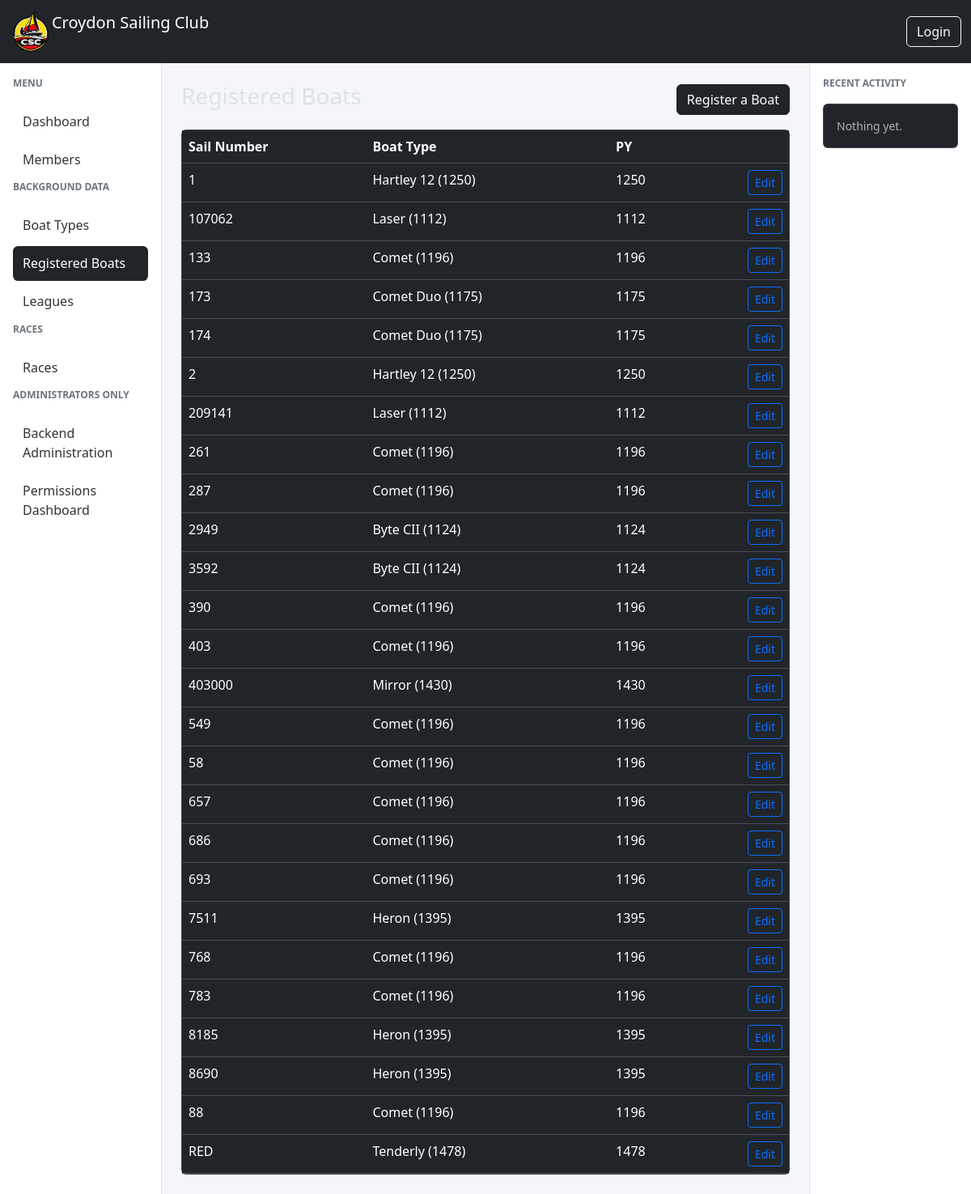
The page /registered-boats/ on the database its author committed.
### races/models.py (models this page shows, shortened)
class RegisteredBoat(models.Model):
    sail_number = models.CharField(max_length=20)
    boat_type = models.ForeignKey(BoatType,on_delete=models.CASCADE)

class BoatType(models.Model):
    name = models.CharField(max_length=100)
    description = models.CharField(max_length=255, blank=True)
    py = models.IntegerField(
        "Portsmouth Yardstick",
        validators=[
            MinValueValidator(1000),
            MaxValueValidator(2000),
        ],
    )
    def __str__(self):
        return f'{self.name} ({self.py})'

### races/views.py (the view)
# urls.py: path("registered-boats/", RegisteredBoatListView.as_view(), name="registered-boats-list"),
class RegisteredBoatListView(ListView):
    model = RegisteredBoat
    template_name = "races/registeredboat_list.html"
    context_object_name = "registeredboats"
    ordering = ["sail_number"]

### races/templates/races/registeredboat_list.html (shortened to what this page needs)
{% extends "base.html" %}
{% block content %}
<div class="d-flex justify-content-between align-items-center mb-3">
    <h3>Registered Boats</h3>
    <a href="{% url 'registered-boats-add' %}" class="btn btn-dark">
        Register a Boat
    </a>
</div>
<div class="card">
    <div class="table-responsive">
        <table class="table table-hover mb-0">
            <thead>
                <tr>
                    <th>Sail Number</th>
                    <th>Boat Type</th>
                    <th>PY</th>
                    <th></th>
                </tr>
            </thead>
            <tbody>
                {% for registeredboat in registeredboats %}
                <tr>
                    <td>{{ registeredboat.sail_number }}</td>
                    <td>{{ registeredboat.boat_type }}</td>
                    <td>{{ registeredboat.boat_type.py }}</td>
                    <td class="text-end">
                        <a href="{% url 'registered-boats-edit' registeredboat.pk %}"
                           class="btn btn-sm btn-outline-primary">
                            Edit
                        </a>
                    </td>
                </tr>
                {% empty %}
                <tr>
                    <td colspan="4" class="text-center text-muted">
                        No registered boats yet.
                    </td>
                </tr>
                {% endfor %}
            </tbody>
        </table>
    </div>
</div>
{% endblock %}

### csc_manager/templates/base.html (style rules this page uses)
body { background-color: #f4f6f9; }

### rows shown on the page
RegisteredBoat: sail_number "1", boat_type "Hartley 12 (1250)", boat_type.py "1250"
RegisteredBoat: sail_number "107062", boat_type "Laser (1112)", boat_type.py "1112"
RegisteredBoat: sail_number "133", boat_type "Comet (1196)", boat_type.py "1196"
RegisteredBoat: sail_number "173", boat_type "Comet Duo (1175)", boat_type.py "1175"
RegisteredBoat: sail_number "174", boat_type "Comet Duo (1175)", boat_type.py "1175"
RegisteredBoat: sail_number "2", boat_type "Hartley 12 (1250)", boat_type.py "1250"
RegisteredBoat: sail_number "209141", boat_type "Laser (1112)", boat_type.py "1112"
RegisteredBoat: sail_number "261", boat_type "Comet (1196)", boat_type.py "1196"
RegisteredBoat: sail_number "287", boat_type "Comet (1196)", boat_type.py "1196"
RegisteredBoat: sail_number "2949", boat_type "Byte CII (1124)", boat_type.py "1124"
RegisteredBoat: sail_number "3592", boat_type "Byte CII (1124)", boat_type.py "1124"
RegisteredBoat: sail_number "390", boat_type "Comet (1196)", boat_type.py "1196"
RegisteredBoat: sail_number "403", boat_type "Comet (1196)", boat_type.py "1196"
RegisteredBoat: sail_number "403000", boat_type "Mirror (1430)", boat_type.py "1430"
RegisteredBoat: sail_number "549", boat_type "Comet (1196)", boat_type.py "1196"
RegisteredBoat: sail_number "58", boat_type "Comet (1196)", boat_type.py "1196"
RegisteredBoat: sail_number "657", boat_type "Comet (1196)", boat_type.py "1196"
RegisteredBoat: sail_number "686", boat_type "Comet (1196)", boat_type.py "1196"
RegisteredBoat: sail_number "693", boat_type "Comet (1196)", boat_type.py "1196"
RegisteredBoat: sail_number "7511", boat_type "Heron (1395)", boat_type.py "1395"
RegisteredBoat: sail_number "768", boat_type "Comet (1196)", boat_type.py "1196"
RegisteredBoat: sail_number "783", boat_type "Comet (1196)", boat_type.py "1196"
RegisteredBoat: sail_number "8185", boat_type "Heron (1395)", boat_type.py "1395"
RegisteredBoat: sail_number "8690", boat_type "Heron (1395)", boat_type.py "1395"
RegisteredBoat: sail_number "88", boat_type "Comet (1196)", boat_type.py "1196"
RegisteredBoat: sail_number "RED", boat_type "Tenderly (1478)", boat_type.py "1478"
